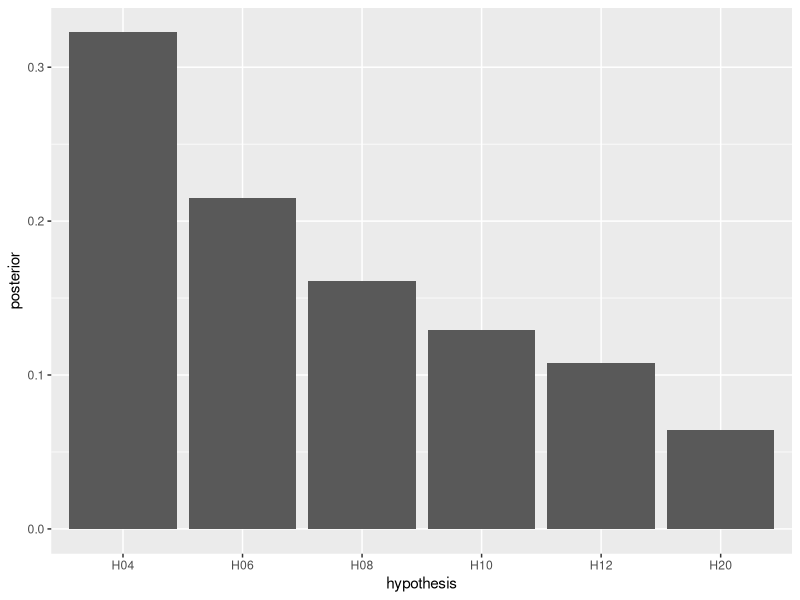
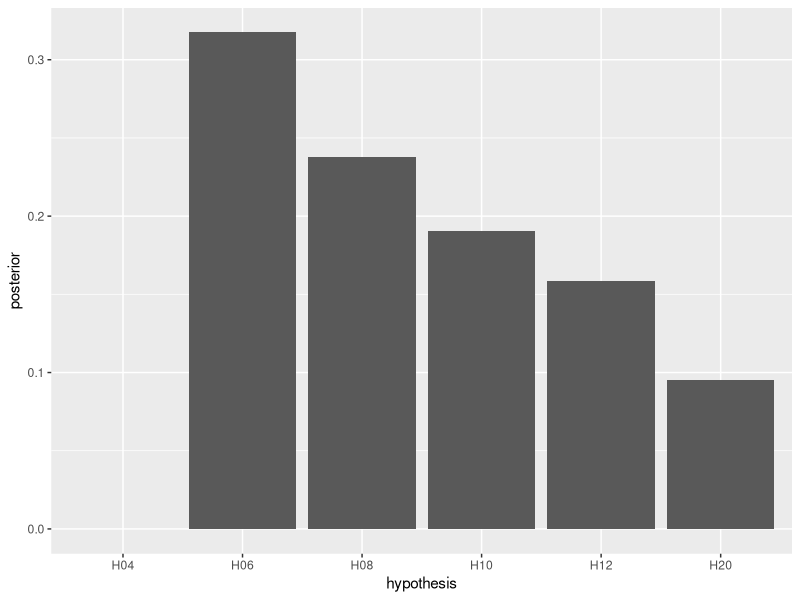
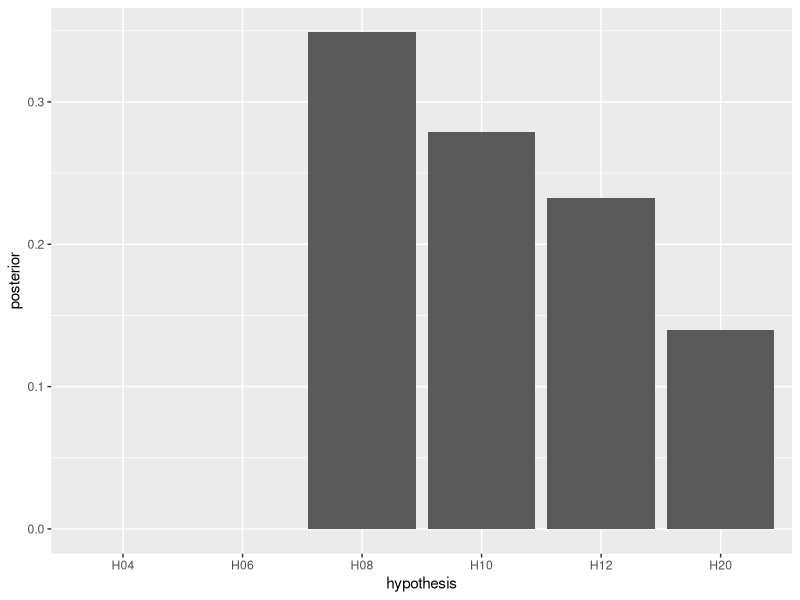
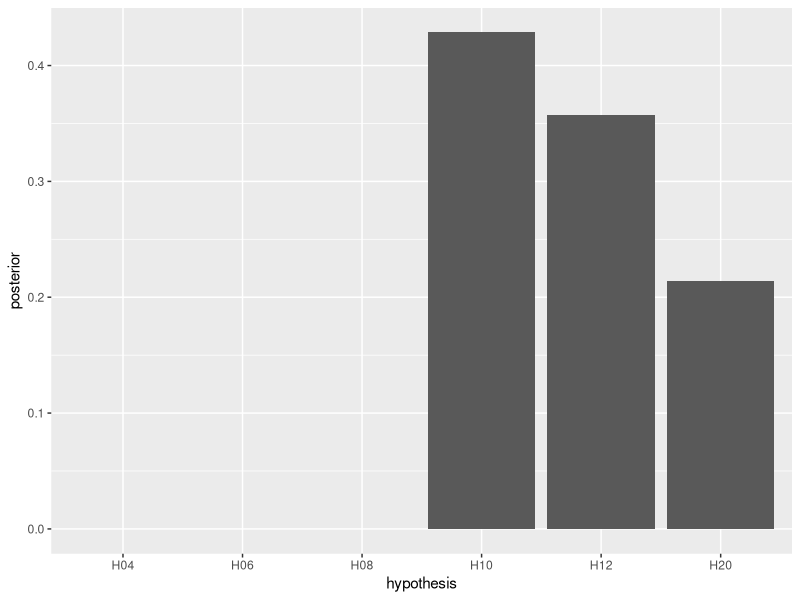
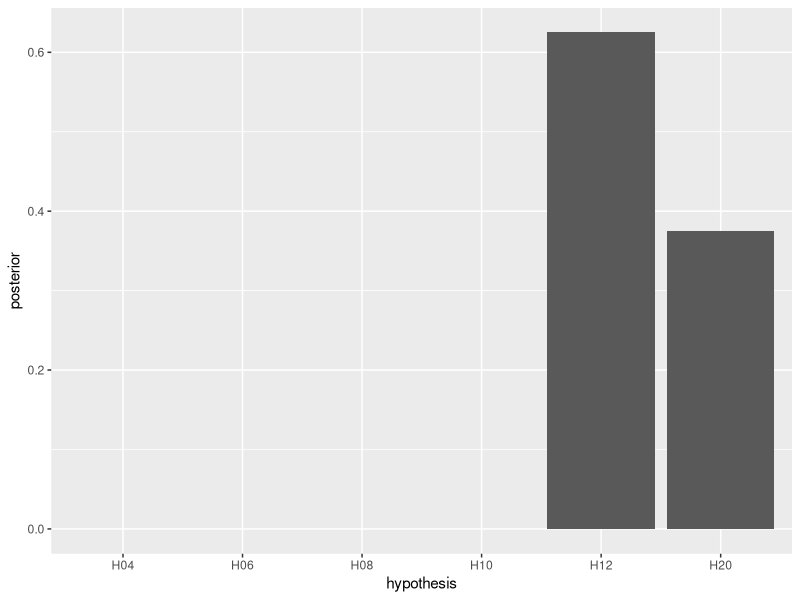
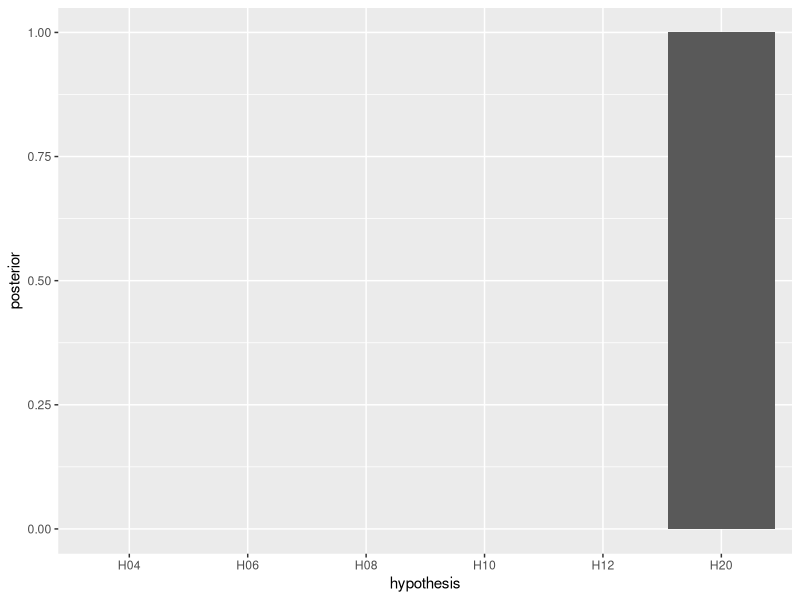

Recreate these plots in R, in order.
library(tidyverse)

bayes_update <- tibble(
  hypothesis=c("H04","H06","H08","H10","H12","H20"),
  prior=rep(1/6,6),
  likelyhood=1/c(4,6,8,10,12,20)
)

bayes_update

# If I draw 1-4
bayes_update %>%
  mutate(unNormPosterior=likelyhood*prior) %>%
  mutate(posterior=unNormPosterior/sum(unNormPosterior)) %>%
  ggplot()+
  geom_col(aes(x=hypothesis,y=posterior))

# If I draw 5-6
bayes_update %>%
  mutate(likelyhood=ifelse(hypothesis=="H04",0,likelyhood)) %>%
  mutate(unNormPosterior=likelyhood*prior) %>%
  mutate(posterior=unNormPosterior/sum(unNormPosterior)) %>%
  ggplot()+
  geom_col(aes(x=hypothesis,y=posterior))

# If I draw 7-8
bayes_update %>%
  mutate(likelyhood=ifelse(hypothesis=="H04" | hypothesis=="H06",0,likelyhood)) %>%
  mutate(unNormPosterior=likelyhood*prior) %>%
  mutate(posterior=unNormPosterior/sum(unNormPosterior)) %>%
  ggplot()+
  geom_col(aes(x=hypothesis,y=posterior))

# If I draw 9-10
bayes_update %>%
  mutate(likelyhood=ifelse(hypothesis=="H04" | hypothesis=="H06" | hypothesis=="H08",0,likelyhood)) %>%
  mutate(unNormPosterior=likelyhood*prior) %>%
  mutate(posterior=unNormPosterior/sum(unNormPosterior)) %>%
  ggplot()+
  geom_col(aes(x=hypothesis,y=posterior))

# If I draw 11-12
bayes_update %>%
  mutate(likelyhood=ifelse(hypothesis=="H04" | hypothesis=="H06" | hypothesis=="H08" | hypothesis=="H10",0,likelyhood)) %>%
  mutate(unNormPosterior=likelyhood*prior) %>%
  mutate(posterior=unNormPosterior/sum(unNormPosterior)) %>%
  ggplot()+
  geom_col(aes(x=hypothesis,y=posterior))

# If I draw >12
bayes_update %>%
  mutate(likelyhood=ifelse(hypothesis!="H20",0,likelyhood)) %>%
  mutate(unNormPosterior=likelyhood*prior) %>%
  mutate(posterior=unNormPosterior/sum(unNormPosterior)) %>%
  ggplot()+
  geom_col(aes(x=hypothesis,y=posterior))
